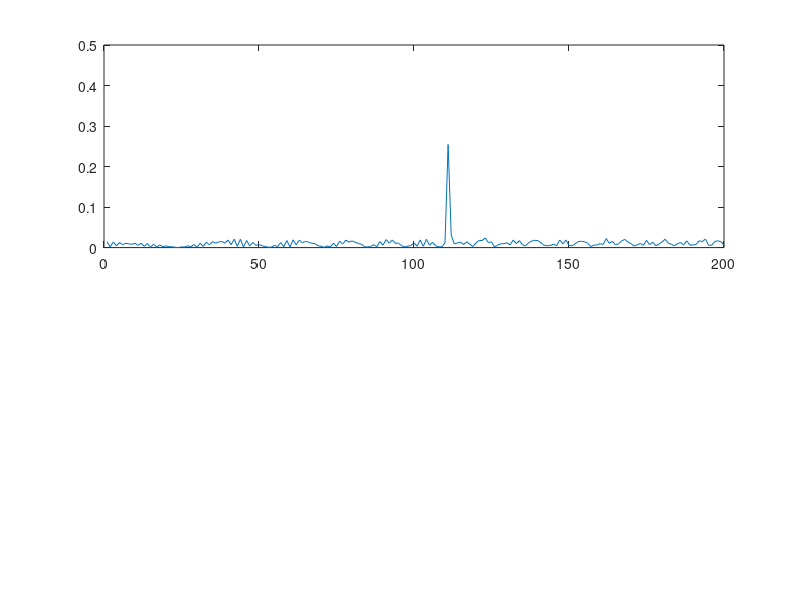
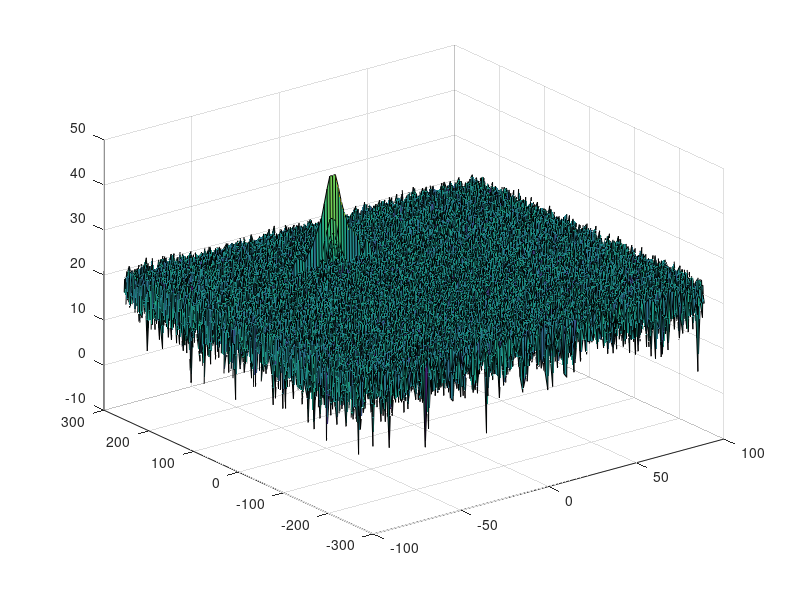
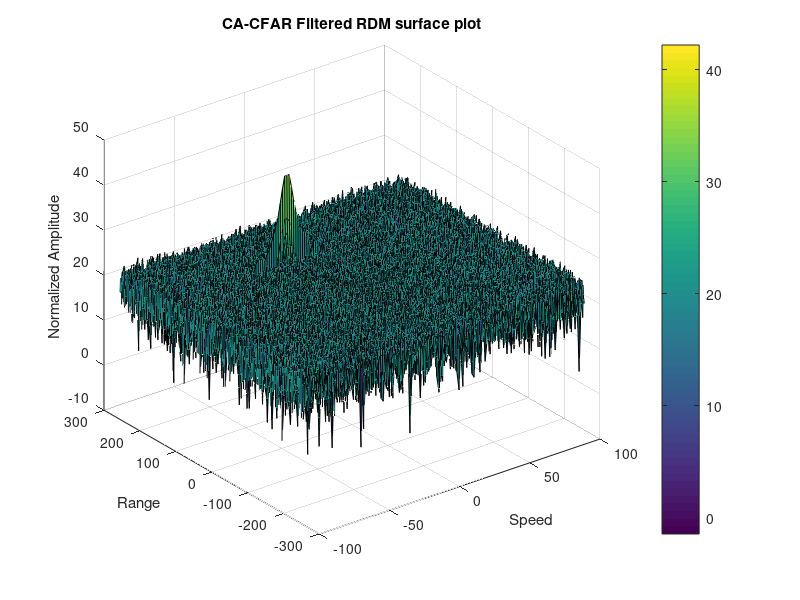
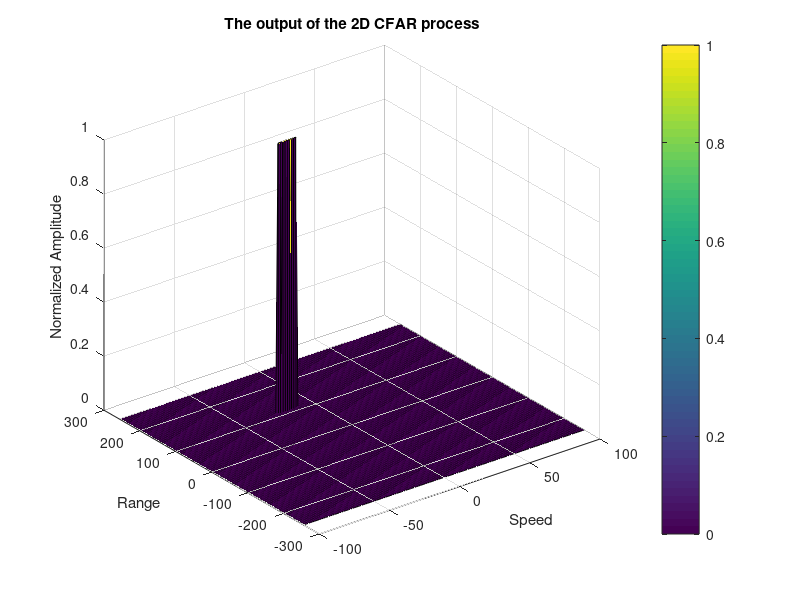

Recreate these plots in MATLAB, in order.
clear all
clc;

%% Radar Specifications 
%%%%%%%%%%%%%%%%%%%%%%%%%%%
% Frequency of operation = 77GHz
% Max Range = 200m
% Range Resolution = 1 m
% Max Velocity = 100 m/s
%%%%%%%%%%%%%%%%%%%%%%%%%%%

%speed of light = 3e8
%% User Defined Range and Velocity of target
% *%TODO* :
% define the target's initial position and velocity. Note : Velocity
% remains contant
 R=110;
 v=-20;


%% FMCW Waveform Generation

% *%TODO* :
%Design the FMCW waveform by giving the specs of each of its parameters.
% Calculate the Bandwidth (B), Chirp Time (Tchirp) and Slope (slope) of the FMCW
% chirp using the requirements above.
B=3e8/(2*1);
Tchirp=5.5*2*200/3e8;
slope=B/Tchirp;
%Operating carrier frequency of Radar 
fc= 77e9;             %carrier freq

                                                          
%The number of chirps in one sequence. Its ideal to have 2^ value for the ease of running the FFT
%for Doppler Estimation. 
Nd=128;                   % #of doppler cells OR #of sent periods % number of chirps

%The number of samples on each chirp. 
Nr=1024;                  %for length of time OR # of range cells

% Timestamp for running the displacement scenario for every sample on each
% chirp
t=linspace(0,Nd*Tchirp,Nr*Nd); %total time for samples


%Creating the vectors for Tx, Rx and Mix based on the total samples input.
Tx=zeros(1,length(t)); %transmitted signal
Rx=zeros(1,length(t)); %received signal
Mix = zeros(1,length(t)); %beat signal
Mix_test = zeros(1,length(t));
%Similar vectors for range_covered and time delay.
r_t=zeros(1,length(t));
td=zeros(1,length(t));


%% Signal generation and Moving Target simulation
% Running the radar scenario over the time. 

for i=1:length(t)         
    
    
    % *%TODO* :
    %For each time stamp update the Range of the Target for constant velocity. 
    R_cur=R+v*t(i);
    tao=2*R_cur/3e8;
    % *%TODO* :
    %For each time sample we need update the transmitted and
    %received signal. 
    alpha=slope;
    Tx(i) =  cos(2*pi*(fc*t(i)+alpha*t(i)^2/2));
    Rx(i) =  cos(2*pi*(fc*(t(i)-tao)+alpha*(t(i)-tao)^2/2));
    
    % *%TODO* :
    %Now by mixing the Transmit and Receive generate the beat signal
    %This is done by element wise matrix multiplication of Transmit and
    %Receiver Signal
    %Mix(i) =cos(2*pi*(2*alpha*R/3e8*t(i)+2*fc*v/3e8*t(i)));
    Mix(i)=Tx(i).* Rx(i);
end

%% RANGE MEASUREMENT


 % *%TODO* :
%reshape the vector into Nr*Nd array. Nr and Nd here would also define the size of
%Range and Doppler FFT respectively.

Mix_2d = reshape(Mix, [Nr, Nd]);
 % *%TODO* :
%run the FFT on the beat signal along the range bins dimension (Nr) and
%normalize.
X=Mix_2d(:,1);
signal_fft1 = fft(X)./Nr;
 % *%TODO* :
% Take the absolute value of FFT output
signal_fft2 = abs(signal_fft1(1:Nr));
 % *%TODO* :
% Output of FFT is double sided signal, but we are interested in only one side of the spectrum.
% Hence we throw out half of the samples.
L=1024;
signal_fft3  = signal_fft2;       

%plotting the range
figure ('Name','Range from First FFT')
subplot(2,1,1)

 % *%TODO* :
 % plot FFT output 
plot(signal_fft3);
 
axis ([0 200 0 0.5]);


%% RANGE DOPPLER RESPONSE
% The 2D FFT implementation is already provided here. This will run a 2DFFT
% on the mixed signal (beat signal) output and generate a range doppler
% map.You will implement CFAR on the generated RDM


% Range Doppler Map Generation.

% The output of the 2D FFT is an image that has reponse in the range and
% doppler FFT bins. So, it is important to convert the axis from bin sizes
% to range and doppler based on their Max values.

Mix=reshape(Mix,[Nr,Nd]);

% 2D FFT using the FFT size for both dimensions.
sig_fft2 = fft2(Mix,Nr,Nd);

% Taking just one side of signal from Range dimension.
sig_fft2 = sig_fft2(1:Nr/2,1:Nd);
sig_fft2 = fftshift (sig_fft2);
RDM = abs(sig_fft2);
RDM = 10*log10(RDM) ;

%use the surf function to plot the output of 2DFFT and to show axis in both
%dimensions
doppler_axis = linspace(-100,100,Nd);
range_axis = linspace(-200,200,Nr/2)*((Nr/2)/400);
figure,surf(doppler_axis,range_axis,RDM);

%% CFAR implementation
mmm=1;

%Slide Window through the complete Range Doppler Map

% *%TODO* :
%Select the number of Training Cells in both the dimensions.
Tr=10;
Td=8;
% *%TODO* :
%Select the number of Guard Cells in both dimensions around the Cell under 
%test (CUT) for accurate estimation
Gr=4;
Gd=4;
% *%TODO* :
% offset the threshold by SNR value in dB
off_set=1.4;
% *%TODO* :
%Create a vector to store noise_level for each iteration on training cells
noise_level = zeros(1,1);


% *%TODO* :
%design a loop such that it slides the CUT across range doppler map by
%giving margins at the edges for Training and Guard Cells.
%For every iteration sum the signal level within all the training
%cells. To sum convert the value from logarithmic to linear using db2pow
%function. Average the summed values for all of the training
%cells used. After averaging convert it back to logarithimic using pow2db.
%Further add the offset to it to determine the threshold. Next, compare the
%signal under CUT with this threshold. If the CUT level > threshold assign
%it a value of 1, else equate it to 0.


   % Use RDM[x,y] as the matrix from the output of 2D FFT for implementing
   % CFAR
   RDM_temp=db2pow(RDM);
   final_data=zeros(Nr/2,Nd);
   initial_data=zeros(Nr/2-(2*(Gr+Tr)),Nd-(2*(Gd+Td)));
   for i = 1:(Nr/2-(2*(Gr+Tr)+1)) 
       for j=1:(Nd-(2*(Gd+Td)+1))
           data_all=RDM_temp(i:i+2*(Tr+Gr)+1,j:j+2*(Td+Gd)+1);
           data_inner=RDM_temp(i+Tr:i+Tr+2*Gr+1,j+Td:j+Td+2*Gd+1);
           sum_tain=sum(sum(data_all))-sum(sum(data_inner));
           train_number=(2*(Gr+Tr)+1)*(2*(Gd+Td)+1)-(2*Gr+1)*(2*Gd+1);
           mean_train=sum_tain/train_number;
           mean_dbd=pow2db(mean_train);
           thres=mean_dbd*off_set;
           if(RDM(i+Tr+Gr,j+Td+Gd)>thres)
                initial_data(i,j)=1;
           else
                initial_data(i,j)=0;
           end
       end      
   end


% *%TODO* :
% The process above will generate a thresholded block, which is smaller 
%than the Range Doppler Map as the CUT cannot be located at the edges of
%matrix. Hence,few cells will not be thresholded. To keep the map size same
% set those values to 0. 

final_data(Gr+Tr+1:Nr/2-(Gr+Tr),Gd+Td+1:Nd-(Gd+Td))=initial_data;

% *%TODO* :
%display the CFAR output using the Surf function like we did for Range
%Doppler Response output.
%figure,surf(doppler_axis,range_axis,'replace this with output');
%colorbar;
figure('Name', 'CA-CFAR Filtered RDM')
surf(doppler_axis,range_axis,RDM);
colorbar;
title( 'CA-CFAR Filtered RDM surface plot');
xlabel('Speed');
ylabel('Range');
zlabel('Normalized Amplitude');

figure('Name', 'The output of the 2D CFAR process')
surf(doppler_axis,range_axis,final_data);
colorbar;
title( 'The output of the 2D CFAR process');
xlabel('Speed');
ylabel('Range');
zlabel('Normalized Amplitude');
 

